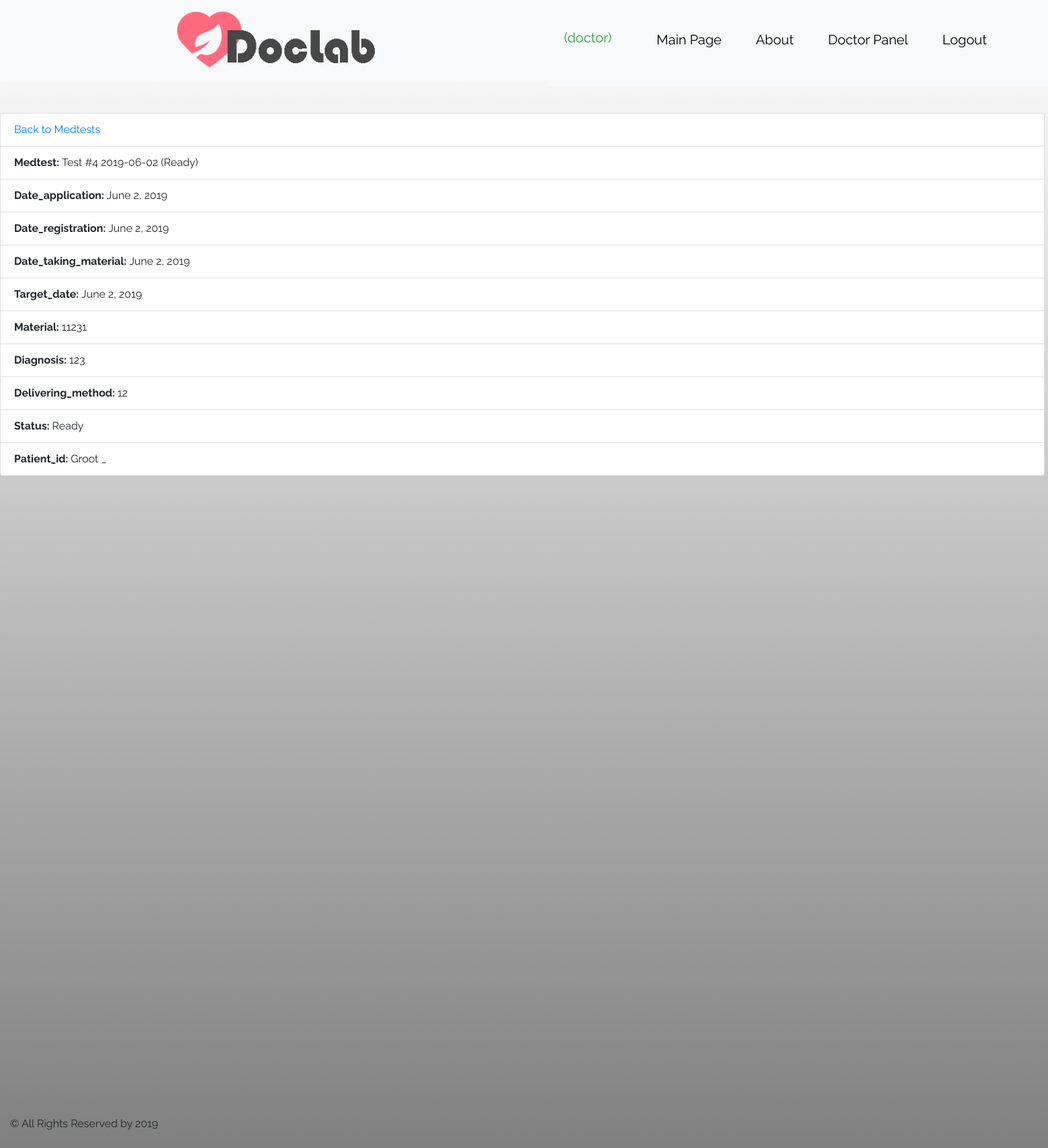
The app's page /lab/tests/4 (signed in) with its own data.
### doctor/models.py (models this page shows, shortened)
class UserProfile(AbstractBaseUser, PermissionsMixin):
    accType = (
        (0, 'Unknown'),
        (1, 'Doctor'),
        (2, 'LabAssistant'),
        (3, 'Patient'),
        (4, 'Admin'),
    )
    username = models.CharField(max_length=25, unique=True)
    email = models.EmailField(unique=True)
    is_active = models.BooleanField(default=True)
    is_staff = models.BooleanField(default=False)
    acc_type = models.IntegerField(choices=accType, default=0)
    pat_ref = models.OneToOneField(Patient, on_delete=models.CASCADE, null=True, blank=True, unique=True)
    doc_ref = models.ForeignKey(Doctor, on_delete=models.CASCADE, null=True, blank=True)
    USERNAME_FIELD = "username"
    objects = UserManager()
    REQUIRED_FIELDS = ["email"]

class MedicalTests(models.Model):
    READINESS = (
        (0, 'In progress'),
        (1, 'Ready')
    )
    date_application = models.DateField(default=timezone.now)
    date_registration = models.DateField(default=timezone.now)
    date_taking_material = models.DateField(default=timezone.now)
    target_date = models.DateField(default=timezone.now)
    material = models.CharField(max_length=45)
    diagnosis = models.CharField(max_length=45)
    delivering_method = models.CharField(max_length=25)
    readiness = models.BooleanField(choices=READINESS, default=0)
    patient_id = models.ForeignKey(Patient, on_delete=models.CASCADE)
    doctor_id = models.ForeignKey(Doctor, on_delete=models.SET_NULL, null=True)
    def __str__(self):
        return 'Test #' + str(self.id) + ' ' + str(self.date_application) + ' (' + str(
            self.get_readiness_display()) + ')'

class Patient(models.Model):
    BLOOD_TYPE = (
        (0, 'O+'),
        (1, 'O-'),
        (2, 'B-'),
        (3, 'B+'),
        (4, 'A-'),
        (5, 'A+'),
        (6, 'AB-'),
        (7, 'AB+')
    )
    GENDER = (
        (0, 'Male'),
        (1, 'Female')
    )
    first_name = models.CharField(max_length=45)
    middle_name = models.CharField(max_length=45)
    last_name = models.CharField(max_length=45)
    passport_id = models.CharField(max_length=8, default='AA000000')
    gender = models.BooleanField(choices=GENDER, default=0)
    birth_date = models.DateField(blank=True, default=timezone.now)
    address = models.CharField(max_length=90, blank=True)
    phone_number = models.CharField(max_length=15, blank=True)
    email = models.CharField(max_length=254, blank=True)
    blood_type = models.IntegerField(choices=BLOOD_TYPE)
    notes = models.TextField(max_length=1000, blank=True)
    doctor_id = models.ForeignKey(Doctor, on_delete=models.SET_NULL, null=True)
    def __str__(self):
        return self.first_name + ' ' + self.last_name

### lab/views.py (the view)
# urls.py: path('tests/<int:medpk>', views.MedicalTestsDetailView.as_view(),    name='medtest_details')
class MedicalTestsDetailView(generic.DetailView):
    model = MedicalTests
    template_name = 'doctor/medtest_details.html'
    queryset = Patient.objects.all()
    def get_object(self, queryset=None):
        m_id = self.kwargs.get("medpk")
        return get_object_or_404(MedicalTests, id=m_id)

### doctor/templates/doctor/medtest_details.html (shortened to what this page needs)
{% extends 'extends/base.html' %}
{% block content %}
    <ul class="list-group">
        {% if user.acc_type == 1 %}
        <li class="list-group-item"><a href="{% url 'doctor:medtests' object.patient_id.id %}">Back to Medtests</a></li>
        {% elif user.acc_type == 2 %}
        <li class="list-group-item"><a href="{% url 'lab:medtests_update' object.id %}">Update Medtest</a></li>
        {% endif %}
        <li class="list-group-item"><b>Medtest: </b> {{ object }}</li>
        <li class="list-group-item"><b>Date_application: </b> {{ object.date_application }}</li>
        <li class="list-group-item"><b>Date_registration: </b> {{ object.date_registration }}</li>
        <li class="list-group-item"><b>Date_taking_material: </b> {{ object.date_taking_material }}</li>
        <li class="list-group-item"><b>Target_date: </b> {{ object.target_date }}</li>
        <li class="list-group-item"><b>Material: </b> {{ object.material }}</li>
        <li class="list-group-item"><b>Diagnosis: </b> {{ object.diagnosis }}</li>
        <li class="list-group-item"><b>Delivering_method: </b> {{ object.delivering_method }}</li>
        <li class="list-group-item"><b>Status: </b> {{ object.get_readiness_display }}</li>
        <li class="list-group-item"><b>Patient_id: </b> {{ object.patient_id }}</li>
    </ul>
{% endblock %}

### main/templates/extends/header.html (shortened to what this page needs)
{% load static %}
<!DOCTYPE html>
<html lang="en">
<head>
    <link rel="stylesheet" href="{% static 'main/images/style1.css' %}">
</head>
<body>
<header>
    <nav class="navbar navbar-expand-sm bg-light">
        <ul class="navbar-nav mr-auto">
            <div class="logo">
                <a href="{% url 'main:index' %}"><img class="graficlogo" src="{% static 'main/images/logo.png' %}"></a>
            </div>
            <nav class="navbar navbar-expand-sm bg-light">
                <ul class="navbar-nav mr-auto">
                    {% if user.is_authenticated %}
                        <li class="nav-item active">
                            <a class="navbar-brand nav-link text-success">
                                ({{ user.username }})
                            </a>
                        </li>
                    {% endif %}
                    <li class="nav-item">
                        <a class="nav-link" href="{% url 'main:index' %}">Main Page</a>
                    </li>
                    <li class="nav-item">
                        <a class="nav-link" href="{% url 'main:info' %}">About</a>
                    </li>
                    {% if user.is_authenticated %}
                        {% if user.acc_type == 1 %}
                            <li class="nav-item">
                                <a class="nav-link" href="{% url 'doctor:index' %}">Doctor Panel</a>
                            </li>
                        {% elif user.acc_type == 2 %}
                            <li class="nav-item">
                                <a class="nav-link" href="{% url 'lab:index' %}">Lab Tests Panel</a>
                            </li>
                        {% elif user.acc_type == 3 %}
                            <li class="nav-item">
                                <a class="nav-link" href="{% url 'patient:index' %}">Actions</a>
                            </li>
                        {% endif %}
                    {% endif %}
                    {% if user.is_authenticated %}
                        <li class="nav-item mr-auto">
                            <a class="nav-link " href="{% url 'logout' %}">Logout</a>
                        </li>
                    {% else %}
                        <li class="nav-item mr-auto">
                            <a class="nav-link mr-auto" href="{% url 'login' %}">Login</a>
                        </li>
                    {% endif %}
                </ul>
            </nav>
        </ul>
    </nav>
<br>
<br>
</header>
</body>
</html>

### main/static/main/style.css (style rules this page uses)
body { padding-bottom: 1000px; background-image: linear-gradient(white, grey); }
ul { height: 100%; padding: 0px 5px 0px 20px; }
a { color: #17a2b8; }

### main/static/main/images/style1.css (style rules this page uses)
* { margin: 0; padding: 0; }
a { text-decoration: none; }
li { text-decoration: none; list-style: none; }
body { font-family: 'Raleway', sans-serif; }
.logo { width: 100%; display: flex; justify-content: center; }
.graficlogo { padding: 5px; max-width: 100%; height: 100px; box-sizing: border-box; }
nav { margin: auto; width: 1600px; height: 120px; }
.nav-item { background-color: none; font-size: 19px; margin-top: 20px; padding-right: 35px; }
.nav-item a { color: #000; text-align: center; font-size: 20px; }

### records on screen
UserProfile: username "doctor"
MedicalTests: id+date_application+readiness "Test #4 2019-06-02 (Ready)", date_application "June 2, 2019", date_registration "June 2, 2019", date_taking_material "June 2, 2019", target_date "June 2, 2019", material "11231", diagnosis "123", delivering_method "12", readiness "Ready", patient_id "Groot _"
